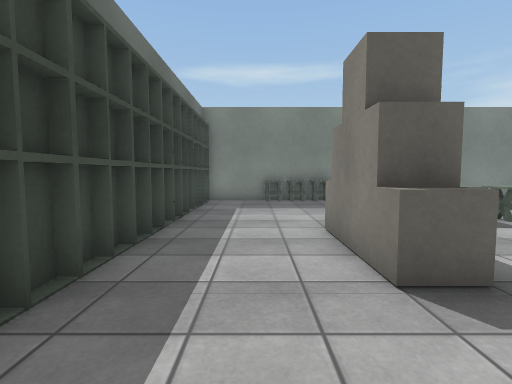
View 1 (above)

14 first-person views from a walk through a Unity game level. The camera is 1.2 m above the floor, tilts 4° down and sees 85° across. The floor is counted in squares, 1 m on a side. Each view is taken from the middle of a square. On the plan, view 1 faces up. The plan holds only what a view shows up to about 13 squares ahead; the rest is blank. The place goes on beyond the plan. The player character is not drawn. Surface patterns are stand-ins for the level's own textures.

View 2
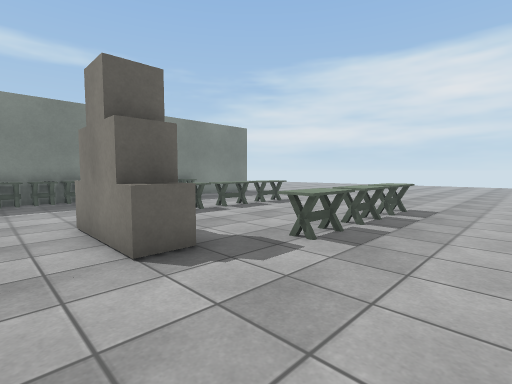

View 3
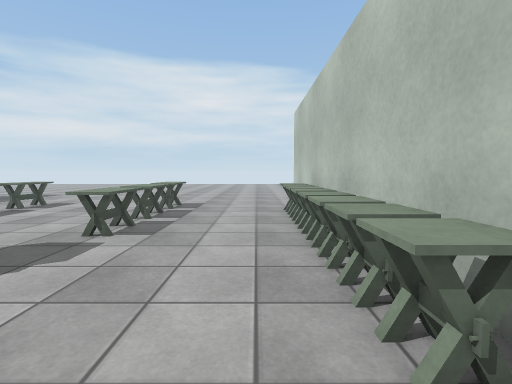

View 4
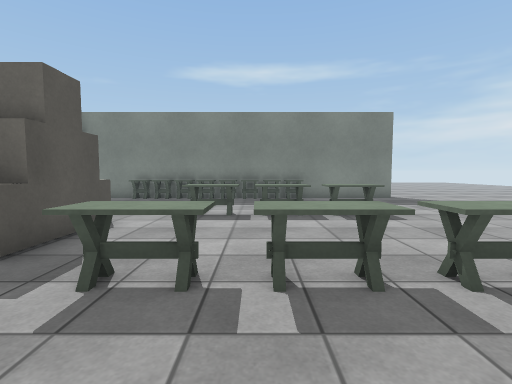

View 5
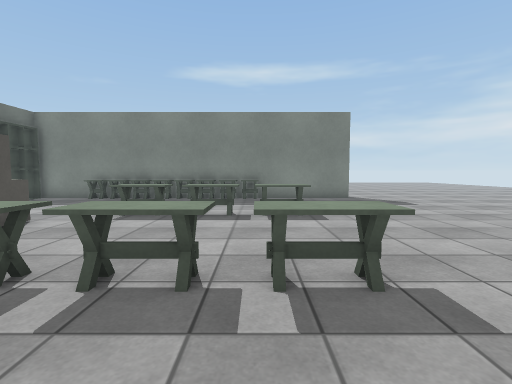

View 6
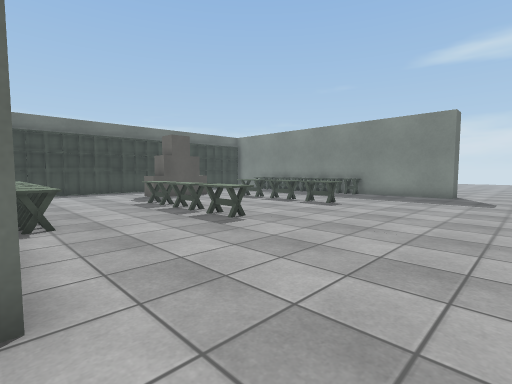

View 7
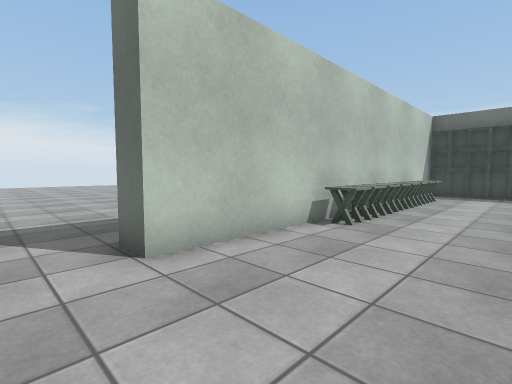

View 8
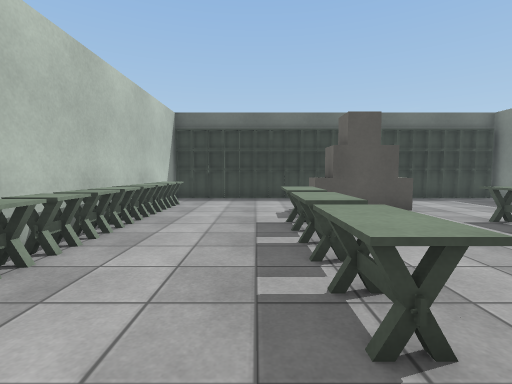

View 9
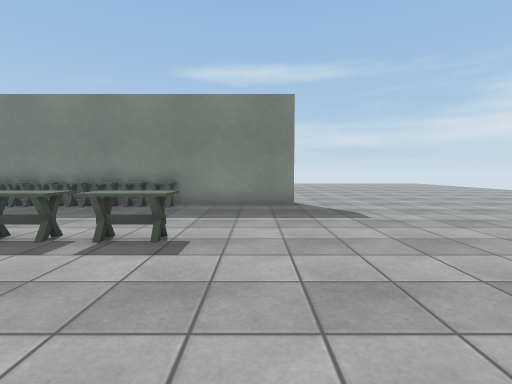

View 10
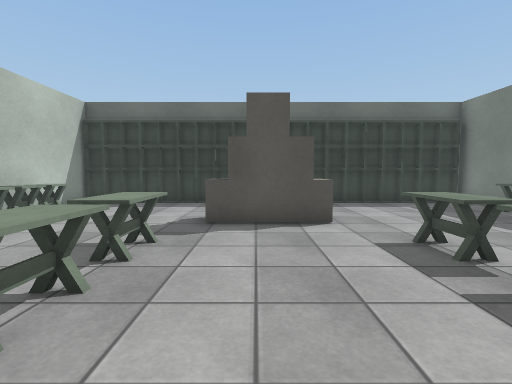

View 11
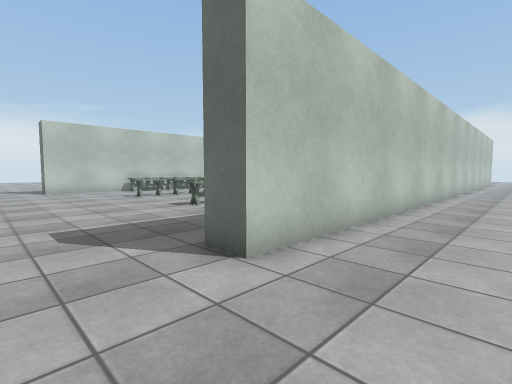

View 12
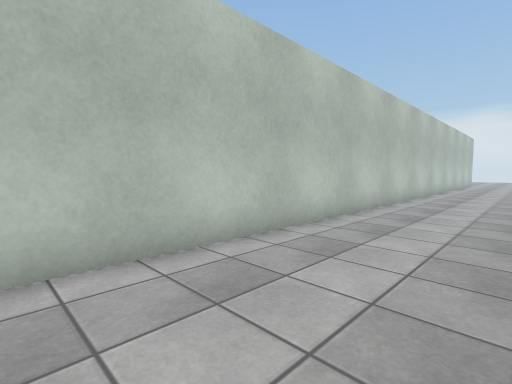

View 13
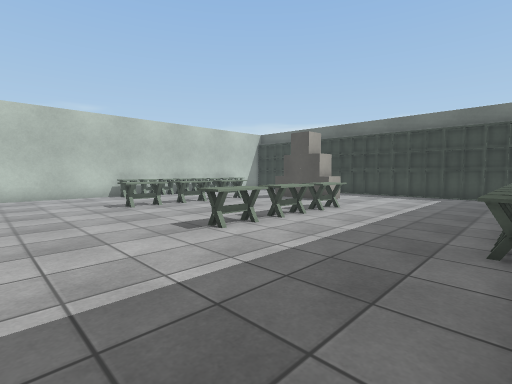

View 14
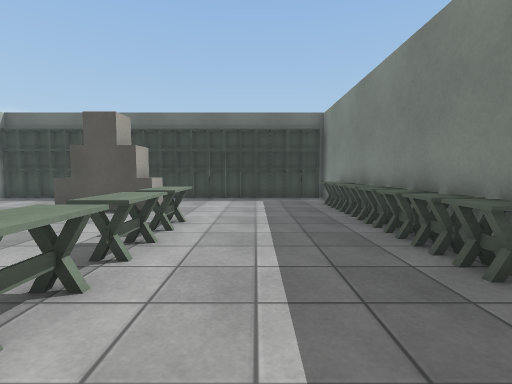

### Floor plan
Points are (right, up) in squares from view 1. A wall is a line through its corners. A room is listed if a view was taken in it or the views show most of it. See-through windows are left out.
Room 1 (views 1, 2, 3, 4, 5, 7, 8, 9, 10, 13, 14)
walls: (-2.2, 6.8) (-2.2, 6.2); (-2.2, 3.1) (-2.2, 1); (-2.2, 7.5) (-2.2, 6.9); (0.6, 12.2) (-2, 12.2) (-2, -2.8) (12.4, -2.8); (-2.2, 8.2) (-2.2, 7.6); (12.4, 13.2) (12.4, 12.2) (8.5, 12.2); (-2.2, 0.9) (-2.2, -2); (-2.2, -2.1) (-2.2, -2.8); (-2.2, 12.2) (-2.2, 8.4)
ways out: opening at (14, -1.3) to room 2; opening at (14, 13.7) to room 2
objects: other object (0, -2) to (1, -2); other object (1, 12); other object (2, -2); other object (2, 3); other object (2, 4); other object (2, 5) to (2, 6); other object (2, 12); other object (3, -2); other object (3, 12); other object (4, -2); other object (4, 2) to (6, 2); other object (4, 7) to (6, 7); other object (4, 12); other object (5, -2); other object (5, 12); other object (6, -2); other object (6, 12); other object (7, -2); other object (7, 2); other object (7, 7); other object (7, 12); other object (8, -2); other object (8, 2) to (9, 2); other object (8, 7) to (9, 7); other object (8, 12)
Room 2 (views 6, 11, 12)
walls: (-2.6, 13.2) (12.4, 13.2); (12.4, -2.8) (12.4, -3.9)
ways out: opening at (14, -1.3) to room 1; opening at (14, 13.7) to room 1

Where each view was taken, in squares from view 1:
view 1: 0 up, 0 right, facing up
view 2: 1 down, 0 right, facing up-right
view 3: 1 down, 1 left, facing right
view 4: 1 down, 6 right, facing up
view 5: 1 down, 8 right, facing up
view 6: 3 down, 15 right, facing up-left
view 7: 1 up, 14 right, facing down-left
view 8: 1 up, 11 right, facing left
view 9: 2 up, 11 right, facing up
view 10: 4 up, 9 right, facing left
view 11: 16 up, 15 right, facing down-left
view 12: 17 up, 12 right, facing down-left
view 13: 12 up, 13 right, facing down-left
view 14: 9 up, 11 right, facing left
